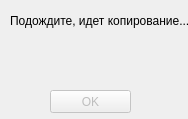
<?xml version="1.0" encoding="UTF-8"?>
<ui version="4.0">
 <class>CopyProgress</class>
 <widget class="QDialog" name="CopyProgress">
  <property name="geometry">
   <rect>
    <x>0</x>
    <y>0</y>
    <width>188</width>
    <height>119</height>
   </rect>
  </property>
  <property name="minimumSize">
   <size>
    <width>188</width>
    <height>119</height>
   </size>
  </property>
  <property name="maximumSize">
   <size>
    <width>188</width>
    <height>119</height>
   </size>
  </property>
  <property name="windowTitle">
   <string>Копирование</string>
  </property>
  <widget class="QLabel" name="textLabel">
   <property name="geometry">
    <rect>
     <x>10</x>
     <y>10</y>
     <width>181</width>
     <height>21</height>
    </rect>
   </property>
   <property name="text">
    <string>Подождите, идет копирование...</string>
   </property>
  </widget>
  <widget class="QLabel" name="imageLabel">
   <property name="geometry">
    <rect>
     <x>70</x>
     <y>40</y>
     <width>41</width>
     <height>41</height>
    </rect>
   </property>
   <property name="text">
    <string/>
   </property>
   <property name="scaledContents">
    <bool>true</bool>
   </property>
  </widget>
  <widget class="QPushButton" name="okButton">
   <property name="enabled">
    <bool>false</bool>
   </property>
   <property name="geometry">
    <rect>
     <x>50</x>
     <y>90</y>
     <width>81</width>
     <height>23</height>
    </rect>
   </property>
   <property name="text">
    <string>OK</string>
   </property>
  </widget>
 </widget>
 <resources/>
 <connections/>
</ui>
